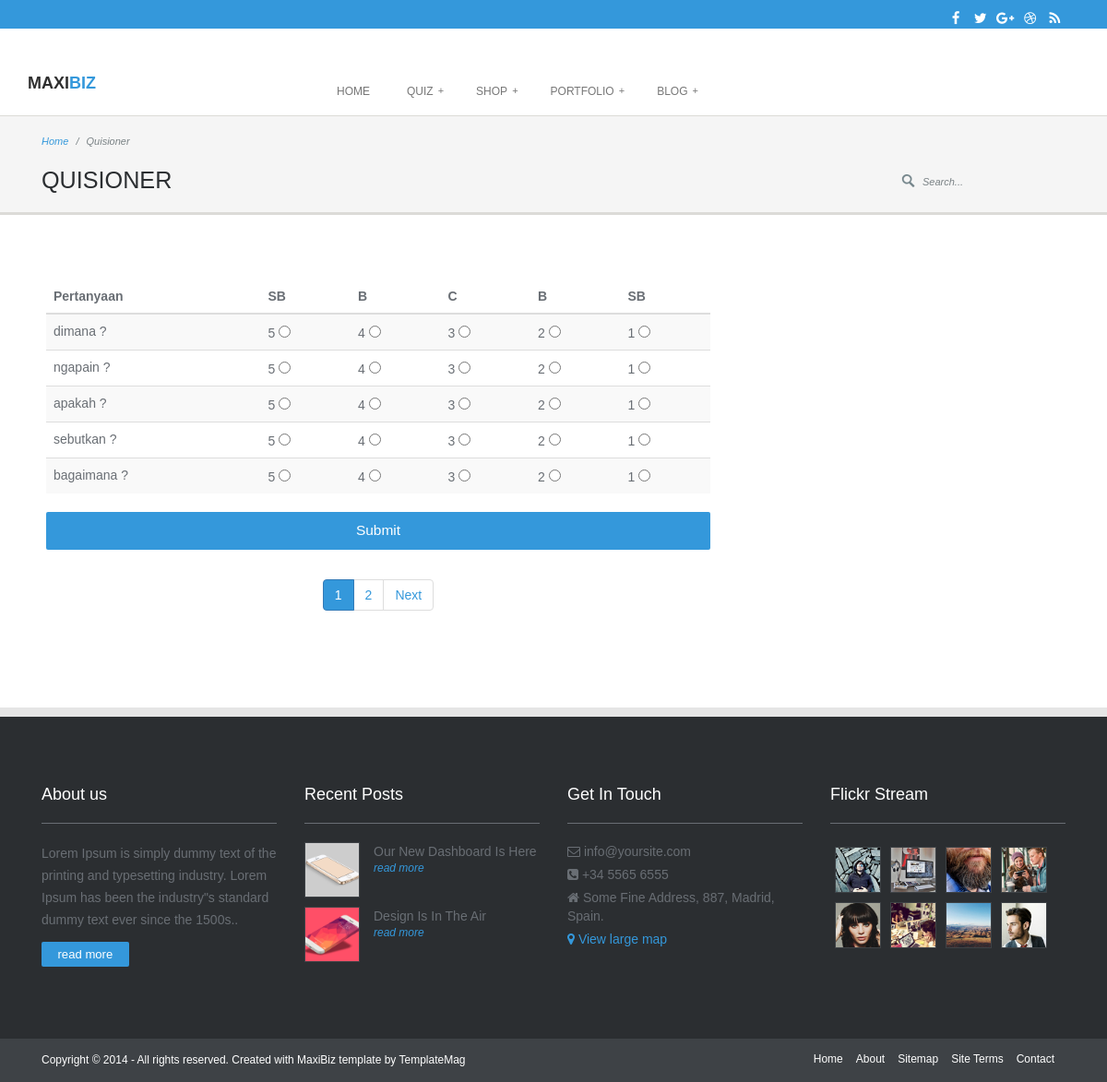
The page /index.php/page/quisioner on the database its author committed.
### tables this page shows
CREATE TABLE `soal` (
  `soal_id` int(100) NOT NULL,
  `soal_pertanyaan` varchar(100) NOT NULL,
  `soal_jawaban` int(11) NOT NULL,
  `soal_type` enum('+','-') NOT NULL,
  `soal_status` int(11) NOT NULL
);

### index.php (called while the page is built, shortened)
<?php
require_once BASEPATH.'core/CodeIgniter.php';

### application/config/config.php (called while the page is built, shortened)
<?php
$config['base_url'] = 'http://' .$_SERVER['HTTP_HOST'].'/PKL';
$config['index_page'] = '';
$config['uri_protocol']	= 'REQUEST_URI';
$config['url_suffix'] = '';
$config['language']	= 'english';
$config['charset'] = 'UTF-8';
$config['enable_hooks'] = FALSE;
$config['subclass_prefix'] = 'MY_';
$config['composer_autoload'] = FALSE;
$config['permitted_uri_chars'] = 'a-z 0-9~%.:_\-';
$config['enable_query_strings'] = FALSE;
$config['controller_trigger'] = 'c';
$config['function_trigger'] = 'm';
$config['directory_trigger'] = 'd';
$config['allow_get_array'] = TRUE;
$config['log_threshold'] = 0;
$config['log_path'] = '';
$config['log_file_extension'] = '';
$config['log_file_permissions'] = 0644;
$config['log_date_format'] = 'Y-m-d H:i:s';
$config['error_views_path'] = '';
$config['cache_path'] = '';
$config['cache_query_string'] = FALSE;
$config['encryption_key'] = 'lkgjuhl';
$config['sess_driver'] = 'files';
$config['sess_cookie_name'] = 'ci_session';
$config['sess_expiration'] = 7200;
$config['sess_save_path'] = NULL;
$config['sess_match_ip'] = FALSE;
$config['sess_time_to_update'] = 300;
$config['sess_regenerate_destroy'] = FALSE;
$config['cookie_prefix']	= '';
$config['cookie_domain']	= '';
$config['cookie_path']		= '/';
$config['cookie_secure']	= FALSE;
$config['cookie_httponly'] 	= FALSE;
$config['standardize_newlines'] = FALSE;
$config['global_xss_filtering'] = FALSE;
$config['csrf_protection'] = FALSE;
$config['csrf_token_name'] = 'csrf_test_name';
$config['csrf_cookie_name'] = 'csrf_cookie_name';
$config['csrf_expire'] = 7200;
$config['csrf_regenerate'] = TRUE;
$config['csrf_exclude_uris'] = array();
$config['compress_output'] = FALSE;
$config['time_reference'] = 'local';
$config['rewrite_short_tags'] = FALSE;
$config['proxy_ips'] = '';

### application/config/ion_auth.php (called while the page is built, shortened)
<?php
$config['database_group_name'] = '';
$config['tables']['users']           = 'users';
$config['tables']['groups']          = 'groups';
$config['tables']['users_groups']    = 'users_groups';
$config['tables']['login_attempts']  = 'login_attempts';
$config['join']['users']  = 'user_id';
$config['join']['groups'] = 'group_id';
$config['hash_method']				= 'bcrypt';
$config['bcrypt_default_cost']		= 10;
$config['bcrypt_admin_cost']		= 12;
$config['argon2_default_params']	= [
	'memory_cost'	=> 1 << 12,
	'time_cost'		=> 2,
	'threads'		=> 2
];
$config['argon2_admin_params']		= [
	'memory_cost'	=> 1 << 14,
	'time_cost'		=> 4,
	'threads'		=> 2
];

### application/views/quisioner.php (the view, shortened to what this page needs)
<!DOCTYPE html>
<html lang="en">
<head>
  <link href="<?php echo base_url() ?>assets/lib/bootstrap/css/bootstrap.min.css" rel="stylesheet">
  <link href="<?php echo base_url() ?>assets/lib/font-awesome/css/font-awesome.min.css" rel="stylesheet">
  <link href="<?php echo base_url() ?>assets/lib/prettyphoto/css/prettyphoto.css" rel="stylesheet">
  <link href="<?php echo base_url() ?>assets/lib/hover/hoverex-all.css" rel="stylesheet">
  <link href="<?php echo base_url() ?>assets/lib/jetmenu/jetmenu.css" rel="stylesheet">
  <link href="<?php echo base_url() ?>assets/lib/owl-carousel/owl-carousel.css" rel="stylesheet">
  <link href="<?php echo base_url() ?>assets/css/style.css" rel="stylesheet">
  <link rel="stylesheet" href="<?php echo base_url() ?>assets/css/colors/blue.css">
</head>
<body>
  <div class="topbar clearfix">
    <div class="container">
      <div class="col-lg-12 text-right">
        <div class="social_buttons">
          <a href="#" data-toggle="tooltip" data-placement="bottom" title="Facebook"><i class="fa fa-facebook"></i></a>
          <a href="#" data-toggle="tooltip" data-placement="bottom" title="Twitter"><i class="fa fa-twitter"></i></a>
          <a href="#" data-toggle="tooltip" data-placement="bottom" title="Google+"><i class="fa fa-google-plus"></i></a>
          <a href="#" data-toggle="tooltip" data-placement="bottom" title="Dribbble"><i class="fa fa-dribbble"></i></a>
          <a href="#" data-toggle="tooltip" data-placement="bottom" title="RSS"><i class="fa fa-rss"></i></a>
        </div>
      </div>
    </div>
  </div>
  <header class="header">
    <div class="container">
      <div class="site-header clearfix">
        <div class="col-lg-3 col-md-3 col-sm-12 title-area">
          <div class="site-title" id="title">
            <a href="index.html" title="">
              <h4>MAXI<span>BIZ</span></h4>
            </a>
          </div>
        </div>
        <div class="col-lg-9 col-md-12 col-sm-12">
          <div id="nav" class="right">
            <div class="container clearfix">
              <ul id="jetmenu" class="jetmenu blue">
                <li><a href="<?php echo base_url('index.php/pkl') ?>">Home</a>
                </li>
                <li><a href="<?php echo base_url('index.php/page/quisioner') ?>">QUIZ</a>
                </li>
                <li><a href="#">Shop</a>
                </li>
                <li><a href="#">Portfolio</a>
                </li>
                <li><a href="#">Blog</a>
                </li>
              </ul>
            </div>
          </div>
        </div>
      </div>
    </div>
  </header>
  <section class="post-wrapper-top">
    <div class="container">
      <div class="col-lg-6 col-md-6 col-sm-6 col-xs-12">
        <ul class="breadcrumb">
          <li><a href="<?php echo base_url('index.php/pkl') ?>">Home</a></li>
          <li>Quisioner</li>
        </ul>
        <h2>QUISIONER</h2>
      </div>
      <div class="col-lg-6 col-md-6 col-sm-6 col-xs-12">
        <div class="search-bar">
          <form action="" method="get">
            <fieldset>
              <input type="image" src="<?php echo base_url() ?>assets/img/pixel.gif" class="searchsubmit" alt="" />
              <input type="text" class="search_text showtextback" name="s" id="s" value="Search..." />
            </fieldset>
          </form>
        </div>
      </div>
    </div>
  </section>
  <section class="section1">
    <div class="container clearfix">
      <div class="content col-lg-8 col-md-8 col-sm-8 col-xs-12 clearfix">
          <form method="post" id="form_jawaban" >
          <table class="table table-striped" data-effect="fade">
          <label class="checkbox-inline">
          <thead>
            <tr>
              <th>Pertanyaan</th>
              <th>SB</th>
              <th>B</th>
              <th>C</th>
              <th>B</th>
              <th>SB</th>
            </tr>
          </thead>
          <tbody>
            <tr>
              <?php
              foreach ($data->result() as $pertanyaan) { ?>
              <td>
                <?php
                echo $pertanyaan->soal_pertanyaan;
              if ($pertanyaan->soal_type == "+") {
                $jawaban = ['5','4','3','2','1'];
              }else {
                $jawaban = ['1','2','3','4','5'];
              }
               ?></td>
              <td><span class="rb-txt"><?=$jawaban[0]?></span>
                    <input id="jawaban" type="radio" name="radAnswer<?=$pertanyaan->soal_id?>" data-value="5"></td>
              <td><span class="rb-txt"><?=$jawaban[1]?></span>
                    <input id="jawaban" type="radio" name="radAnswer<?=$pertanyaan->soal_id?>" data-value="4"></td>
              <td><span class="rb-txt"><?=$jawaban[2]?></span>
                    <input id="jawaban" type="radio" name="radAnswer<?=$pertanyaan->soal_id?>" data-value="3"></td>
              <td><span class="rb-txt"><?=$jawaban[3]?></span>
                    <input id="jawaban" type="radio" name="radAnswer<?=$pertanyaan->soal_id?>" data-value="2"></td>
              <td><span class="rb-txt"><?=$jawaban[4]?></span>
                    <input id="jawaban" type="radio" name="radAnswer<?=$pertanyaan->soal_id?>" data-value="1"></td>
            </tr>
          <?php } ?>
          </tbody>
        </table>
          <button class="button large btn-block">Submit</button>
          <?=$pagination?>
        </form>
      </div>
      </div>
  </section>
  <footer class="footer">
    <div class="container">
      <div class="widget col-lg-3 col-md-3 col-sm-12">
        <h4 class="title">About us</h4>
        <p>Lorem Ipsum is simply dummy text of the printing and typesetting industry. Lorem Ipsum has been the industry"s standard dummy text ever since the 1500s..</p>
        <a class="button small" href="#">read more</a>
      </div>
      <div class="widget col-lg-3 col-md-3 col-sm-12">
        <h4 class="title">Recent Posts</h4>
        <ul class="recent_posts">
          <li>
            <a href="home1.html#">
						<img src="<?php echo base_url() ?>assets/img/recent_post_01.png" alt="" />Our New Dashboard Is Here</a>
            <a class="readmore" href="#">read more</a>
          </li>
          <li>
            <a href="home1.html#">
						<img src="<?php echo base_url() ?>assets/img/recent_post_02.png" alt="" />Design Is In The Air</a>
            <a class="readmore" href="#">read more</a>
          </li>
        </ul>
      </div>
      <div class="widget col-lg-3 col-md-3 col-sm-12">
        <h4 class="title">Get In Touch</h4>
        <ul class="contact_details">
          <li><i class="fa fa-envelope-o"></i> info@yoursite.com</li>
          <li><i class="fa fa-phone-square"></i> +34 5565 6555</li>
          <li><i class="fa fa-home"></i> Some Fine Address, 887, Madrid, Spain.</li>
          <li><a href="#"><i class="fa fa-map-marker"></i> View large map</a></li>
        </ul>
      </div>
      <div class="widget col-lg-3 col-md-3 col-sm-12">
        <h4 class="title">Flickr Stream</h4>
        <ul class="flickr">
          <li><a href="#"><img alt="" src="<?php echo base_url() ?>assets/img/flickr_01.jpg"></a></li>
          <li><a href="#"><img alt="" src="<?php echo base_url() ?>assets/img/flickr_02.jpg"></a></li>
          <li><a href="#"><img alt="" src="<?php echo base_url() ?>assets/img/flickr_03.jpg"></a></li>
          <li><a href="#"><img alt="" src="<?php echo base_url() ?>assets/img/flickr_04.jpg"></a></li>
          <li><a href="#"><img alt="" src="<?php echo base_url() ?>assets/img/flickr_05.jpg"></a></li>
          <li><a href="#"><img alt="" src="<?php echo base_url() ?>assets/img/flickr_06.jpg"></a></li>
          <li><a href="#"><img alt="" src="<?php echo base_url() ?>assets/img/flickr_07.jpg"></a></li>
          <li><a href="#"><img alt="" src="<?php echo base_url() ?>assets/img/flickr_08.jpg"></a></li>
        </ul>
      </div>
    </div>
    <div class="copyrights">
      <div class="container">
        <div class="col-lg-6 col-md-6 col-sm-12 columns footer-left">
          <p>Copyright © 2014 - All rights reserved.</p>
          <div class="credits">
            Created with MaxiBiz template by <a href="https://templatemag.com/">TemplateMag</a>
          </div>
        </div>
        <div class="col-lg-6 col-md-6 col-sm-12 columns text-right">
          <div class="footer-menu right">
            <ul class="menu">
              <li><a href="index.html">Home</a></li>
              <li><a href="about.html">About</a></li>
              <li><a href="#">Sitemap</a></li>
              <li><a href="#">Site Terms</a></li>
              <li><a href="contact">Contact</a></li>
            </ul>
          </div>
        </div>
      </div>
    </div>
  </footer>
</body>
</html>

### rows shown on the page
soal: soal_pertanyaan "dimana ?", jawaban "5", jawaban "4", jawaban "3", jawaban "2", jawaban "1"
soal: soal_pertanyaan "ngapain ?", jawaban "5", jawaban "4", jawaban "3", jawaban "2", jawaban "1"
soal: soal_pertanyaan "apakah ?", jawaban "5", jawaban "4", jawaban "3", jawaban "2", jawaban "1"
soal: soal_pertanyaan "sebutkan ?", jawaban "5", jawaban "4", jawaban "3", jawaban "2", jawaban "1"
soal: soal_pertanyaan "bagaimana ?", jawaban "5", jawaban "4", jawaban "3", jawaban "2", jawaban "1"

### other values the page prints
$pagination "1 2 Next"
